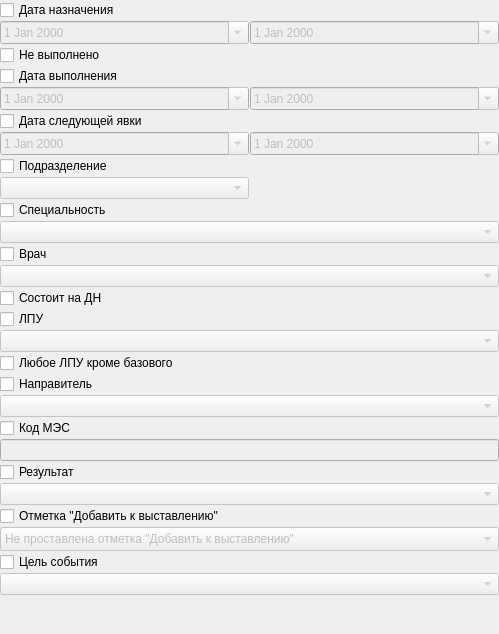
                 <widget class="QWidget" name="scrollAreaWidgetContents_3">
                  <property name="geometry">
                   <rect>
                    <x>0</x>
                    <y>0</y>
                    <width>499</width>
                    <height>634</height>
                   </rect>
                  </property>
                  <layout class="QVBoxLayout" name="verticalLayout_9">
                   <property name="margin">
                    <number>0</number>
                   </property>
                   <item>
                    <layout class="QGridLayout" name="_6">
                     <property name="margin">
                      <number>0</number>
                     </property>
                     <property name="spacing">
                      <number>1</number>
                     </property>
                     <item row="10" column="0" colspan="2">
                      <widget class="CRBComboBox" name="cmbFilterEventSpeciality">
                       <property name="enabled">
                        <bool>false</bool>
                       </property>
                      </widget>
                     </item>
                     <item row="0" column="0" colspan="2">
                      <widget class="QCheckBox" name="chkFilterEventSetDate">
                       <property name="sizePolicy">
                        <sizepolicy hsizetype="Preferred" vsizetype="Fixed">
                         <horstretch>0</horstretch>
                         <verstretch>0</verstretch>
                        </sizepolicy>
                       </property>
                       <property name="text">
                        <string>Дата назначения</string>
                       </property>
                      </widget>
                     </item>
                     <item row="1" column="0">
                      <widget class="CDateEdit" name="edtFilterEventBegSetDate">
                       <property name="enabled">
                        <bool>false</bool>
                       </property>
                       <property name="sizePolicy">
                        <sizepolicy hsizetype="Preferred" vsizetype="Fixed">
                         <horstretch>0</horstretch>
                         <verstretch>0</verstretch>
                        </sizepolicy>
                       </property>
                       <property name="minimumSize">
                        <size>
                         <width>0</width>
                         <height>0</height>
                        </size>
                       </property>
                       <property name="maximumSize">
                        <size>
                         <width>16777215</width>
                         <height>16777215</height>
                        </size>
                       </property>
                       <property name="calendarPopup">
                        <bool>true</bool>
                       </property>
                      </widget>
                     </item>
                     <item row="1" column="1">
                      <widget class="CDateEdit" name="edtFilterEventEndSetDate">
                       <property name="enabled">
                        <bool>false</bool>
                       </property>
                       <property name="minimumSize">
                        <size>
                         <width>0</width>
                         <height>0</height>
                        </size>
                       </property>
                       <property name="maximumSize">
                        <size>
                         <width>16777215</width>
                         <height>16777215</height>
                        </size>
                       </property>
                       <property name="calendarPopup">
                        <bool>true</bool>
                       </property>
                      </widget>
                     </item>
                     <item row="2" column="0" colspan="2">
                      <widget class="QCheckBox" name="chkFilterEventEmptyExecDate">
                       <property name="sizePolicy">
                        <sizepolicy hsizetype="Preferred" vsizetype="Fixed">
                         <horstretch>0</horstretch>
                         <verstretch>0</verstretch>
                        </sizepolicy>
                       </property>
                       <property name="text">
                        <string>Не выполнено</string>
                       </property>
                      </widget>
                     </item>
                     <item row="29" column="0">
                      <spacer name="verticalSpacer_4">
                       <property name="orientation">
                        <enum>Qt::Vertical</enum>
                       </property>
                       <property name="sizeHint" stdset="0">
                        <size>
                         <width>20</width>
                         <height>40</height>
                        </size>
                       </property>
                      </spacer>
                     </item>
                     <item row="3" column="0" colspan="2">
                      <widget class="QCheckBox" name="chkFilterEventExecDate">
                       <property name="sizePolicy">
                        <sizepolicy hsizetype="Preferred" vsizetype="Fixed">
                         <horstretch>0</horstretch>
                         <verstretch>0</verstretch>
                        </sizepolicy>
                       </property>
                       <property name="text">
                        <string>Дата выполнения</string>
                       </property>
                      </widget>
                     </item>
                     <item row="4" column="0">
                      <widget class="CDateEdit" name="edtFilterEventBegExecDate">
                       <property name="enabled">
                        <bool>false</bool>
                       </property>
                       <property name="sizePolicy">
                        <sizepolicy hsizetype="Preferred" vsizetype="Fixed">
                         <horstretch>0</horstretch>
                         <verstretch>0</verstretch>
                        </sizepolicy>
                       </property>
                       <property name="calendarPopup">
                        <bool>true</bool>
                       </property>
                      </widget>
                     </item>
                     <item row="4" column="1">
                      <widget class="CDateEdit" name="edtFilterEventEndExecDate">
                       <property name="enabled">
                        <bool>false</bool>
                       </property>
                       <property name="calendarPopup">
                        <bool>true</bool>
                       </property>
                      </widget>
                     </item>
                     <item row="9" column="0" colspan="2">
                      <widget class="QCheckBox" name="chkFilterEventSpeciality">
                       <property name="sizePolicy">
                        <sizepolicy hsizetype="Preferred" vsizetype="Fixed">
                         <horstretch>0</horstretch>
                         <verstretch>0</verstretch>
                        </sizepolicy>
                       </property>
                       <property name="text">
                        <string>Специальность</string>
                       </property>
                      </widget>
                     </item>
                     <item row="11" column="0" colspan="2">
                      <widget class="QCheckBox" name="chkFilterEventPerson">
                       <property name="sizePolicy">
                        <sizepolicy hsizetype="Preferred" vsizetype="Fixed">
                         <horstretch>0</horstretch>
                         <verstretch>0</verstretch>
                        </sizepolicy>
                       </property>
                       <property name="text">
                        <string>Врач</string>
                       </property>
                      </widget>
                     </item>
                     <item row="15" column="0" colspan="2">
                      <widget class="QCheckBox" name="chkFilterEventDispanserObserved">
                       <property name="sizePolicy">
                        <sizepolicy hsizetype="Preferred" vsizetype="Fixed">
                         <horstretch>0</horstretch>
                         <verstretch>0</verstretch>
                        </sizepolicy>
                       </property>
                       <property name="text">
                        <string>Состоит на ДН</string>
                       </property>
                      </widget>
                     </item>
                     <item row="17" column="0" colspan="2">
                      <widget class="CPolyclinicComboBox" name="cmbFilterEventLPU">
                       <property name="enabled">
                        <bool>false</bool>
                       </property>
                      </widget>
                     </item>
                     <item row="6" column="0">
                      <widget class="CDateEdit" name="edtFilterEventBegNextDate">
                       <property name="enabled">
                        <bool>false</bool>
                       </property>
                       <property name="calendarPopup">
                        <bool>true</bool>
                       </property>
                      </widget>
                     </item>
                     <item row="6" column="1">
                      <widget class="CDateEdit" name="edtFilterEventEndNextDate">
                       <property name="enabled">
                        <bool>false</bool>
                       </property>
                       <property name="calendarPopup">
                        <bool>true</bool>
                       </property>
                      </widget>
                     </item>
                     <item row="12" column="0" colspan="2">
                      <widget class="CPersonComboBoxEx" name="cmbFilterEventPerson">
                       <property name="enabled">
                        <bool>false</bool>
                       </property>
                      </widget>
                     </item>
                     <item row="18" column="0" colspan="2">
                      <widget class="QCheckBox" name="chkFilterEventNonBase">
                       <property name="sizePolicy">
                        <sizepolicy hsizetype="Preferred" vsizetype="Fixed">
                         <horstretch>0</horstretch>
                         <verstretch>0</verstretch>
                        </sizepolicy>
                       </property>
                       <property name="text">
                        <string>Любое ЛПУ кроме базового</string>
                       </property>
                      </widget>
                     </item>
                     <item row="24" column="0" colspan="2">
                      <widget class="CRBComboBox" name="cmbFilterEventResult">
                       <property name="enabled">
                        <bool>false</bool>
                       </property>
                      </widget>
                     </item>
                     <item row="23" column="0" colspan="2">
                      <widget class="QCheckBox" name="chkFilterEventResult">
                       <property name="sizePolicy">
                        <sizepolicy hsizetype="Preferred" vsizetype="Fixed">
                         <horstretch>0</horstretch>
                         <verstretch>0</verstretch>
                        </sizepolicy>
                       </property>
                       <property name="text">
                        <string>Результат</string>
                       </property>
                      </widget>
                     </item>
                     <item row="19" column="0" colspan="2">
                      <widget class="QCheckBox" name="chkRelegateOrg">
                       <property name="sizePolicy">
                        <sizepolicy hsizetype="Preferred" vsizetype="Fixed">
                         <horstretch>0</horstretch>
                         <verstretch>0</verstretch>
                        </sizepolicy>
                       </property>
                       <property name="text">
                        <string>Направитель</string>
                       </property>
                      </widget>
                     </item>
                     <item row="20" column="0" colspan="2">
                      <widget class="CPolyclinicComboBox" name="cmbRelegateOrg">
                       <property name="enabled">
                        <bool>false</bool>
                       </property>
                      </widget>
                     </item>
                     <item row="21" column="0" colspan="2">
                      <widget class="QCheckBox" name="chkFilterEventMes">
                       <property name="sizePolicy">
                        <sizepolicy hsizetype="Preferred" vsizetype="Fixed">
                         <horstretch>0</horstretch>
                         <verstretch>0</verstretch>
                        </sizepolicy>
                       </property>
                       <property name="text">
                        <string>Код МЭС</string>
                       </property>
                      </widget>
                     </item>
                     <item row="5" column="0" colspan="2">
                      <widget class="QCheckBox" name="chkFilterEventNextDate">
                       <property name="sizePolicy">
                        <sizepolicy hsizetype="Preferred" vsizetype="Fixed">
                         <horstretch>0</horstretch>
                         <verstretch>0</verstretch>
                        </sizepolicy>
                       </property>
                       <property name="text">
                        <string>Дата следующей явки</string>
                       </property>
                      </widget>
                     </item>
                     <item row="22" column="0" colspan="2">
                      <widget class="QLineEdit" name="edtFilterEventMes">
                       <property name="enabled">
                        <bool>false</bool>
                       </property>
                       <property name="sizePolicy">
                        <sizepolicy hsizetype="Preferred" vsizetype="Fixed">
                         <horstretch>0</horstretch>
                         <verstretch>0</verstretch>
                        </sizepolicy>
                       </property>
                      </widget>
                     </item>
                     <item row="26" column="0" colspan="2">
                      <widget class="CComboBox" name="cmbFilterExposeConfirmed">
                       <property name="enabled">
                        <bool>false</bool>
                       </property>
                       <property name="sizePolicy">
                        <sizepolicy hsizetype="Ignored" vsizetype="Fixed">
                         <horstretch>0</horstretch>
                         <verstretch>0</verstretch>
                        </sizepolicy>
                       </property>
                       <property name="sizeAdjustPolicy">
                        <enum>QComboBox::AdjustToMinimumContentsLengthWithIcon</enum>
                       </property>
                       <item>
                        <property name="text">
                         <string>Не проставлена отметка &quot;Добавить к выставлению&quot;</string>
                        </property>
                       </item>
                       <item>
                        <property name="text">
                         <string>Проставленна отметка &quot;Добавить к выставлению&quot;</string>
                        </property>
                       </item>
                      </widget>
                     </item>
                     <item row="27" column="0" colspan="2">
                      <widget class="QCheckBox" name="chkFilterEventGoal">
                       <property name="sizePolicy">
                        <sizepolicy hsizetype="Preferred" vsizetype="Fixed">
                         <horstretch>0</horstretch>
                         <verstretch>0</verstretch>
                        </sizepolicy>
                       </property>
                       <property name="text">
                        <string>Цель события</string>
                       </property>
                      </widget>
                     </item>
                     <item row="28" column="0" colspan="2">
                      <widget class="CRBComboBox" name="cmbFilterEventGoal">
                       <property name="enabled">
                        <bool>false</bool>
                       </property>
                      </widget>
                     </item>
                     <item row="25" column="0" colspan="2">
                      <widget class="QCheckBox" name="chkFilterExposeConfirmed">
                       <property name="sizePolicy">
                        <sizepolicy hsizetype="Preferred" vsizetype="Fixed">
                         <horstretch>0</horstretch>
                         <verstretch>0</verstretch>
                        </sizepolicy>
                       </property>
                       <property name="text">
                        <string>Отметка &quot;Добавить к выставлению&quot;</string>
                       </property>
                      </widget>
                     </item>
                     <item row="16" column="0" colspan="2">
                      <widget class="QCheckBox" name="chkFilterEventLPU">
                       <property name="sizePolicy">
                        <sizepolicy hsizetype="Preferred" vsizetype="Fixed">
                         <horstretch>0</horstretch>
                         <verstretch>0</verstretch>
                        </sizepolicy>
                       </property>
                       <property name="text">
                        <string>ЛПУ</string>
                       </property>
                      </widget>
                     </item>
                     <item row="7" column="0">
                      <widget class="QCheckBox" name="chkFilterEventOrgStructure">
                       <property name="sizePolicy">
                        <sizepolicy hsizetype="Preferred" vsizetype="Fixed">
                         <horstretch>0</horstretch>
                         <verstretch>0</verstretch>
                        </sizepolicy>
                       </property>
                       <property name="text">
                        <string>Подразделение</string>
                       </property>
                      </widget>
                     </item>
                     <item row="8" column="0">
                      <widget class="COrgStructureComboBox" name="cmbFilterEventOrgStructure">
                       <property name="enabled">
                        <bool>false</bool>
                       </property>
                      </widget>
                     </item>
                    </layout>
                   </item>
                  </layout>
                 </widget>
